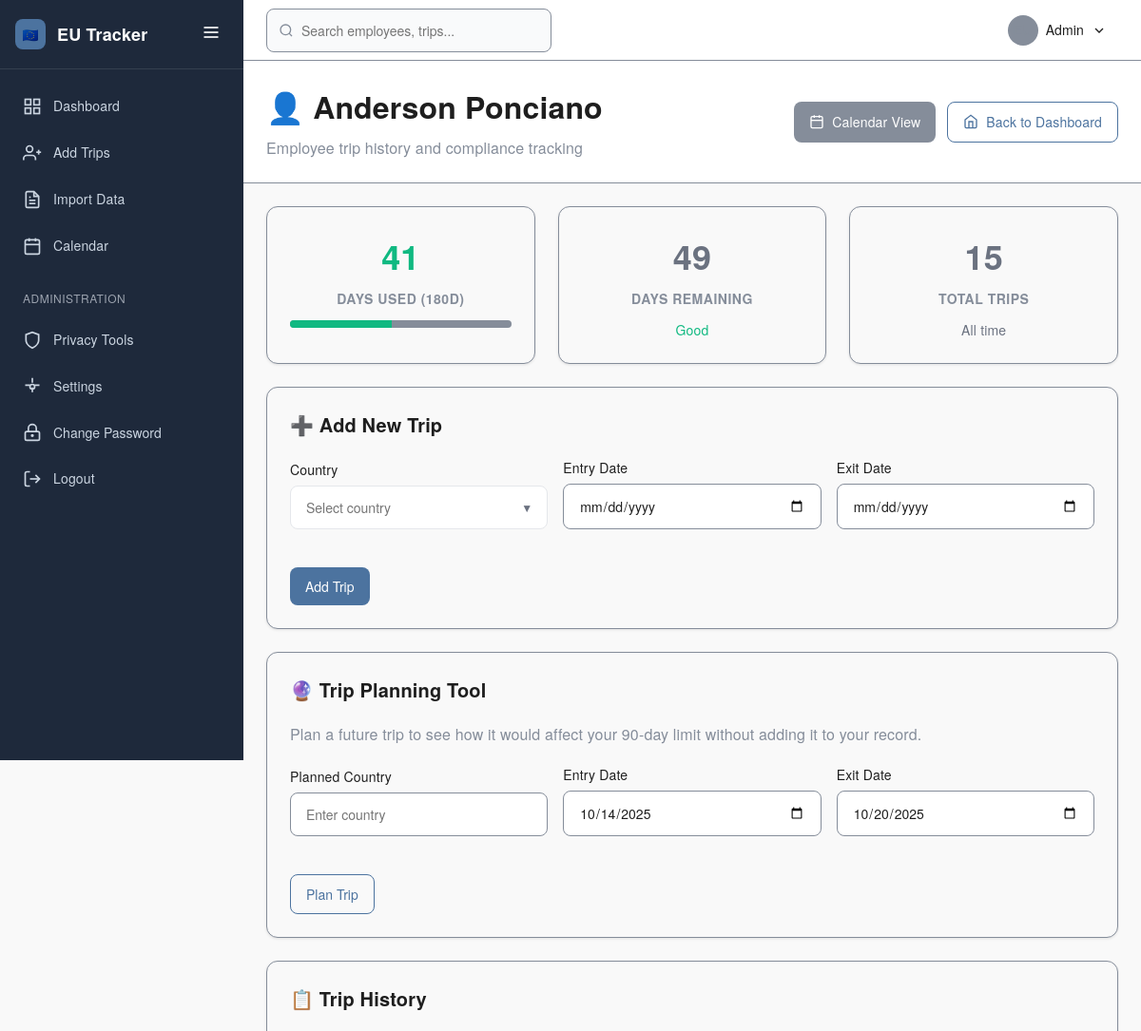
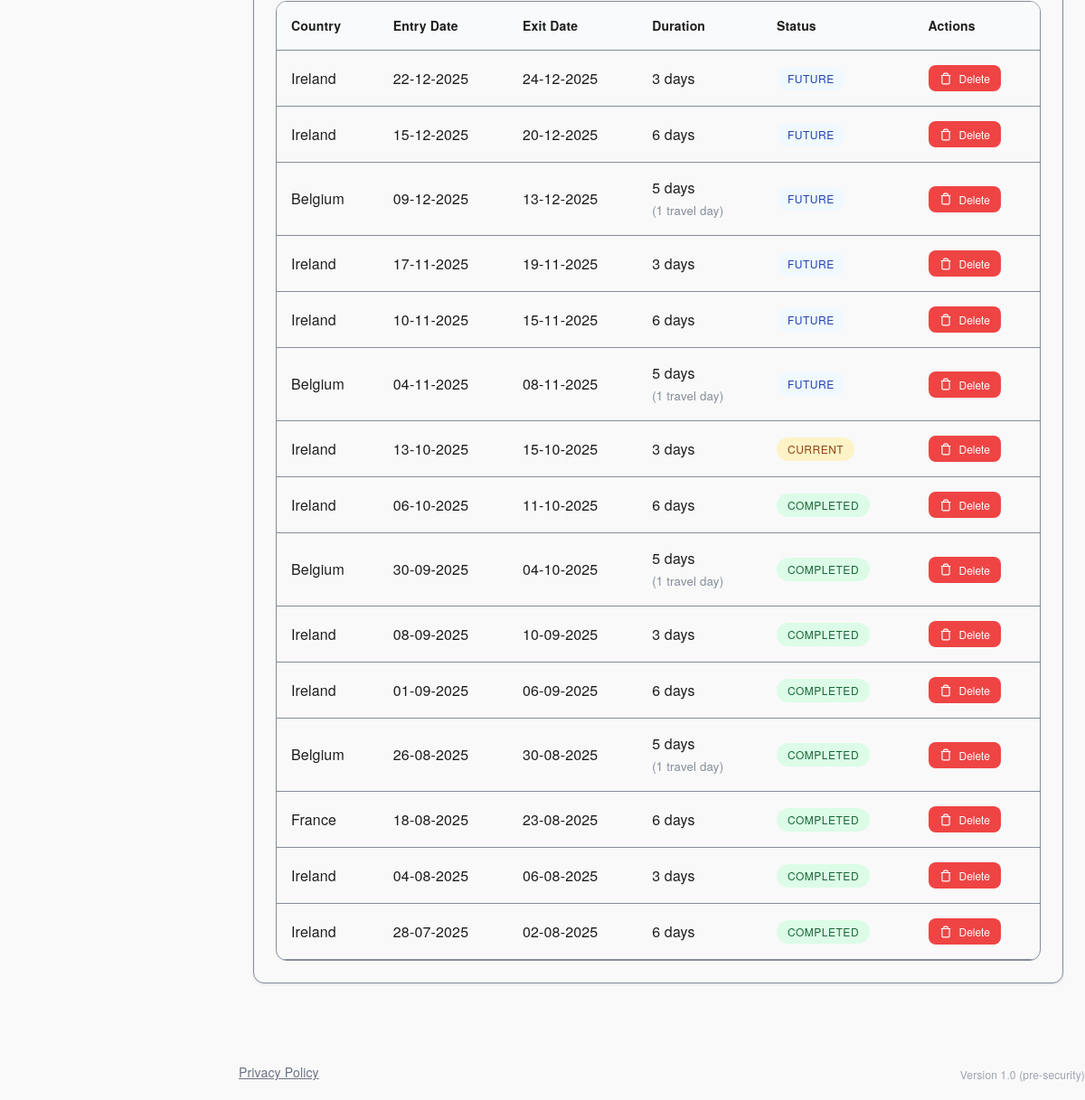
The app's page /employee/9 (signed in) with its own data (2 pictures, top to bottom).
### tables this page shows
CREATE TABLE employees (
        id INTEGER PRIMARY KEY AUTOINCREMENT,
        name TEXT NOT NULL UNIQUE
    );

CREATE TABLE trips (
        id INTEGER PRIMARY KEY AUTOINCREMENT,
        employee_id INTEGER NOT NULL,
        country TEXT NOT NULL,
        entry_date TEXT NOT NULL,
        exit_date TEXT NOT NULL, travel_days INTEGER DEFAULT 0,
        FOREIGN KEY (employee_id) REFERENCES employees(id) ON DELETE CASCADE
    );

### app.py (the view, shortened to what this page needs)
@app.route('/employee/<int:employee_id>')
@login_required
def employee_detail(employee_id):
    conn = get_db()
    c = conn.cursor()
    c.execute('SELECT name FROM employees WHERE id = ?', (employee_id,))
    employee = c.fetchone()
    if not employee:
        conn.close()
        return redirect(url_for('dashboard'))
    c.execute('SELECT id, country, entry_date, exit_date, travel_days FROM trips WHERE employee_id = ? ORDER BY entry_date DESC', (employee_id,))
    trips = c.fetchall()
    days_used = calculate_eu_days(employee_id)
    days_until_safe = None
    processed_trips = []
    today = datetime.now().date()
    for trip in trips:
        entry_date = datetime.strptime(trip['entry_date'], '%Y-%m-%d').date()
        exit_date = datetime.strptime(trip['exit_date'], '%Y-%m-%d').date()
        duration = (exit_date - entry_date).days + 1
        if exit_date < today:
            status = 'completed'
        elif entry_date <= today <= exit_date:
            status = 'current'
        else:
            status = 'future'
        processed_trip = dict(trip)
        processed_trip['duration'] = duration
        processed_trip['status'] = status
        processed_trip['entry_date_obj'] = entry_date
        processed_trip['exit_date_obj'] = exit_date
        processed_trips.append(processed_trip)
    conn.close()
    return render_template('employee_detail.html',
                         employee={'id': employee_id, 'name': employee['name']},
                         trips=processed_trips,
                         days_used=days_used,
                         days_until_safe=days_until_safe,
                         today=today)

### templates/employee_detail.html (shortened to what this page needs)
{% extends "base.html" %}
{% block content %}
<div class="content-header">
    <div style="display: flex; justify-content: space-between; align-items: center; flex-wrap: wrap; gap: 16px;">
        <div>
            <h1 class="content-title">👤 {{ employee.name }}</h1>
            <p class="content-subtitle">Employee trip history and compliance tracking</p>
        </div>
        <div style="display: flex; gap: 12px;">
            <a href="{{ url_for('calendar', employee_id=employee.id) }}" class="btn btn-secondary">
                <svg width="16" height="16" viewBox="0 0 24 24" fill="none" stroke="currentColor" stroke-width="2">
                    <rect x="3" y="4" width="18" height="18" rx="2" ry="2"></rect>
                    <line x1="16" y1="2" x2="16" y2="6"></line>
                    <line x1="8" y1="2" x2="8" y2="6"></line>
                    <line x1="3" y1="10" x2="21" y2="10"></line>
                </svg>
                Calendar View
            </a>
            <a href="{{ url_for('dashboard') }}" class="btn btn-outline">
                <svg width="16" height="16" viewBox="0 0 24 24" fill="none" stroke="currentColor" stroke-width="2">
                    <path d="M3 9l9-7 9 7v11a2 2 0 0 1-2 2H5a2 2 0 0 1-2-2z"></path>
                    <polyline points="9,22 9,12 15,12 15,22"></polyline>
                </svg>
                Back to Dashboard
            </a>
        </div>
    </div>
</div>
<div class="content-body">
    <div class="grid grid-3">
        <div class="card text-center">
            <div style="font-size: 36px; font-weight: 700; color: {% if days_used > 80 %}#ef4444{% elif days_used > 60 %}#f59e0b{% else %}#10b981{% endif %}; margin-bottom: 8px;">
                {{ days_used }}
            </div>
            <div class="text-muted" style="font-weight: 600; font-size: 14px; text-transform: uppercase; letter-spacing: 0.5px;">
                Days Used (180d)
            </div>
            <div class="progress-bar" style="margin-top: 12px;">
                <div class="progress-fill" style="width: {{ (days_used / 90 * 100)|round }}%; background: {% if days_used > 80 %}#ef4444{% elif days_used > 60 %}#f59e0b{% else %}#10b981{% endif %}"></div>
            </div>
        </div>
        <div class="card text-center">
            <div style="font-size: 36px; font-weight: 700; color: #6b7280; margin-bottom: 8px;">
                {{ 90 - days_used }}
            </div>
            <div class="text-muted" style="font-weight: 600; font-size: 14px; text-transform: uppercase; letter-spacing: 0.5px;">
                Days Remaining
            </div>
            <div style="margin-top: 12px; font-size: 14px; color: #6b7280;">
                {% if days_used >= 90 %}
                    <span style="color: #ef4444;">Over limit</span>
                {% elif days_used > 80 %}
                    <span style="color: #f59e0b;">Low</span>
                {% else %}
                    <span style="color: #10b981;">Good</span>
                {% endif %}
            </div>
        </div>
        <div class="card text-center">
            <div style="font-size: 36px; font-weight: 700; color: #6b7280; margin-bottom: 8px;">
                {{ trips|length }}
            </div>
            <div class="text-muted" style="font-weight: 600; font-size: 14px; text-transform: uppercase; letter-spacing: 0.5px;">
                Total Trips
            </div>
            <div style="margin-top: 12px; font-size: 14px; color: #6b7280;">
                All time
            </div>
        </div>
    </div>
    <div class="card">
        <div class="card-header">
            <h2 class="card-title">➕ Add New Trip</h2>
        </div>
        <form method="POST" action="{{ url_for('add_trip') }}">
            <div class="form-inline">
                <div class="form-group">
                    <label class="form-label">Country</label>
                    <div class="dropdown-container">
                        <input type="text" name="country_display" class="form-input dropdown-input" placeholder="Select country" required readonly onclick="toggleDropdown('countryDropdown')">
                        <div class="dropdown-arrow">▼</div>
                    </div>
                </div>
                <div class="form-group">
                    <label class="form-label">Entry Date</label>
                    <input type="date" name="entry_date" class="form-input" required>
                </div>
                <div class="form-group">
                    <label class="form-label">Exit Date</label>
                    <input type="date" name="exit_date" class="form-input" required>
                </div>
                <div class="form-group">
                    <button type="submit" class="btn btn-primary" style="margin-top: 24px;">Add Trip</button>
                </div>
            </div>
        </form>
    </div>
    <div class="card">
        <div class="card-header">
            <h2 class="card-title">🔮 Trip Planning Tool</h2>
        </div>
        <p class="text-muted" style="margin-bottom: 20px;">
            Plan a future trip to see how it would affect your 90-day limit without adding it to your record.
        </p>
        <div class="form-inline">
            <div class="form-group">
                <label class="form-label">Planned Country</label>
                <input type="text" id="planCountry" class="form-input" placeholder="Enter country">
            </div>
            <div class="form-group">
                <label class="form-label">Entry Date</label>
                <input type="date" id="planEntryDate" class="form-input">
            </div>
            <div class="form-group">
                <label class="form-label">Exit Date</label>
                <input type="date" id="planExitDate" class="form-input">
            </div>
            <div class="form-group">
                <button onclick="planTrip()" class="btn btn-outline" style="margin-top: 24px;">Plan Trip</button>
            </div>
        </div>
    </div>
    <div class="card">
        <div class="card-header">
            <h2 class="card-title">📋 Trip History</h2>
        </div>
        {% if trips %}
        <div class="table-container">
            <table class="table">
                <thead>
                    <tr>
                        <th>Country</th>
                        <th>Entry Date</th>
                        <th>Exit Date</th>
                        <th>Duration</th>
                        <th>Status</th>
                        <th>Actions</th>
                    </tr>
                </thead>
                <tbody>
                    {% for trip in trips %}
                    <tr>
                        <td style="font-weight: 500;">{{ trip.country|country_name }}</td>
                        <td>{{ trip.entry_date|uk_date }}</td>
                        <td>{{ trip.exit_date|uk_date }}</td>
                        <td>
                            {{ trip.duration }} day{% if trip.duration != 1 %}s{% endif %}
                            {% if trip.travel_days and trip.travel_days > 0 %}
                                <br><small class="text-muted">({{ trip.travel_days }} travel day{% if trip.travel_days != 1 %}s{% endif %})</small>
                            {% endif %}
                        </td>
                        <td>
                            {% if trip.status == 'completed' %}
                                <span class="status-badge status-safe">Completed</span>
                            {% elif trip.status == 'current' %}
                                <span class="status-badge status-warning">Current</span>
                            {% else %}
                                <span class="status-badge" style="background: #f0f9ff; color: #1e40af;">Future</span>
                            {% endif %}
                        </td>
                        <td>
                            <form method="POST" action="{{ url_for('delete_trip', trip_id=trip.id) }}" style="display: inline;">
                                <button type="submit" class="btn btn-danger btn-sm" onclick="return confirm('Are you sure you want to delete this trip?')">
                                    <svg width="14" height="14" viewBox="0 0 24 24" fill="none" stroke="currentColor" stroke-width="2">
                                        <polyline points="3,6 5,6 21,6"></polyline>
                                        <path d="M19,6v14a2,2,0,0,1-2,2H7a2,2,0,0,1-2-2V6m3,0V4a2,2,0,0,1,2-2h4a2,2,0,0,1,2,2V6"></path>
                                    </svg>
                                    Delete
                                </button>
                            </form>
                        </td>
                    </tr>
                    {% endfor %}
                </tbody>
            </table>
        </div>
        {% else %}
        <div class="text-center" style="padding: 40px;">
            <div style="font-size: 48px; margin-bottom: 16px;">✈️</div>
            <h3 style="color: #1f2937; font-weight: 600; margin-bottom: 8px;">No Trips Yet</h3>
            <p class="text-muted">Add the first trip using the form above</p>
        </div>
        {% endif %}
    </div>
</div>
{% endblock %}

### records on screen
employees: name "Anderson Ponciano"
trips: country|country_name "Ireland", entry_date|uk_date "22-12-2025", exit_date|uk_date "24-12-2025", duration "3", shows "FUTURE"
trips: country|country_name "Ireland", entry_date|uk_date "15-12-2025", exit_date|uk_date "20-12-2025", duration "6", shows "FUTURE"
trips: country|country_name "Belgium", entry_date|uk_date "09-12-2025", exit_date|uk_date "13-12-2025", duration "5", travel_days "1", shows "FUTURE"
trips: country|country_name "Ireland", entry_date|uk_date "17-11-2025", exit_date|uk_date "19-11-2025", duration "3", shows "FUTURE"
trips: country|country_name "Ireland", entry_date|uk_date "10-11-2025", exit_date|uk_date "15-11-2025", duration "6", shows "FUTURE"
trips: country|country_name "Belgium", entry_date|uk_date "04-11-2025", exit_date|uk_date "08-11-2025", duration "5", travel_days "1", shows "FUTURE"
trips: country|country_name "Ireland", entry_date|uk_date "13-10-2025", exit_date|uk_date "15-10-2025", duration "3", shows "CURRENT"
trips: country|country_name "Ireland", entry_date|uk_date "06-10-2025", exit_date|uk_date "11-10-2025", duration "6", shows "COMPLETED"
trips: country|country_name "Belgium", entry_date|uk_date "30-09-2025", exit_date|uk_date "04-10-2025", duration "5", travel_days "1", shows "COMPLETED"
trips: country|country_name "Ireland", entry_date|uk_date "08-09-2025", exit_date|uk_date "10-09-2025", duration "3", shows "COMPLETED"
trips: country|country_name "Ireland", entry_date|uk_date "01-09-2025", exit_date|uk_date "06-09-2025", duration "6", shows "COMPLETED"
trips: country|country_name "Belgium", entry_date|uk_date "26-08-2025", exit_date|uk_date "30-08-2025", duration "5", travel_days "1", shows "COMPLETED"
trips: country|country_name "France", entry_date|uk_date "18-08-2025", exit_date|uk_date "23-08-2025", duration "6", shows "COMPLETED"
trips: country|country_name "Ireland", entry_date|uk_date "04-08-2025", exit_date|uk_date "06-08-2025", duration "3", shows "COMPLETED"
trips: country|country_name "Ireland", entry_date|uk_date "28-07-2025", exit_date|uk_date "02-08-2025", duration "6", shows "COMPLETED"

### other values on screen
{{ days_used }} "41"
{{ 90 - days_used }} "49"
{{ trips|length }} "15"
{{ app_version }} "1.0 (pre-security)"
